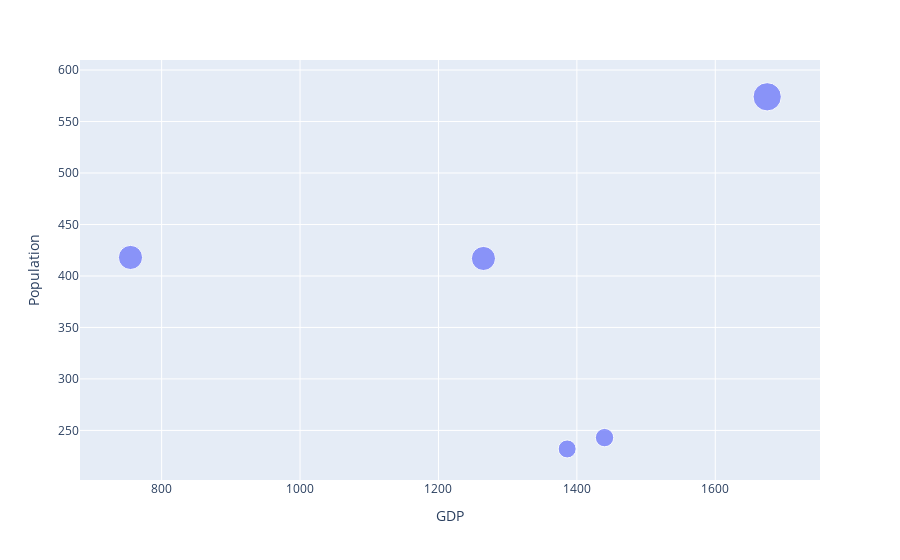

The code cell stored with this chart in its notebook:
### Code cell
fig = px.scatter(y='Population',x = 'GDP', size = [232,418,574,243,417],data_frame=df)
fig.show()

### Figure 1 — Plotly figure (JSON) as saved in the notebook; plotly's stock layout.template omitted (floating-point values rounded to 4 significant figures)
{"data": [{"hovertemplate": "GDP=%{x}<br>Population=%{y}<br>size=%{marker.size}<extra></extra>", "legendgroup": "", "marker": {"color": "#636efa", "size": [232, 418, 574, 243, 417], "sizemode": "area", "sizeref": 1.435, "symbol": "circle"}, "mode": "markers", "name": "", "orientation": "v", "showlegend": false, "type": "scatter", "x": [1386, 755, 1675, 1440, 1265], "xaxis": "x", "y": [232, 418, 574, 243, 417], "yaxis": "y"}], "layout": {"legend": {"itemsizing": "constant", "tracegroupgap": 0}, "margin": {"t": 60}, "xaxis": {"anchor": "y", "domain": [0, 1], "title": {"text": "GDP"}}, "yaxis": {"anchor": "x", "domain": [0, 1], "title": {"text": "Population"}}}}
